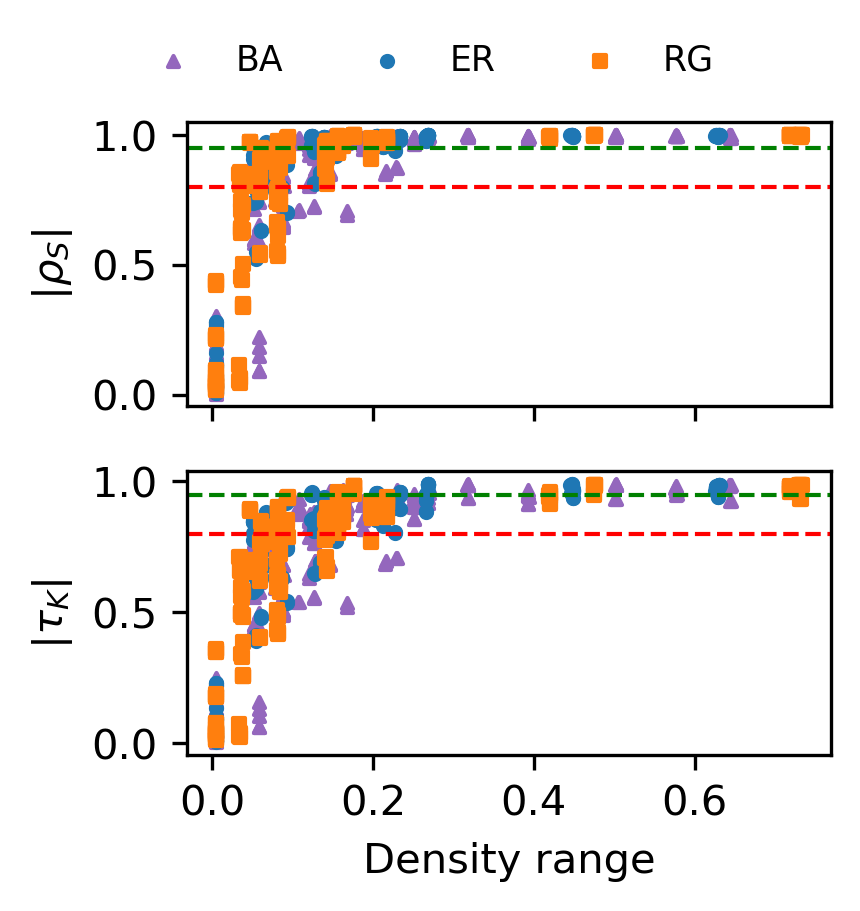
#> input picture density_vs_gramian_spec_dist.png, 860 x 911 px
$ python -i plot_results.py   (imports and definitions only)
#> lines starting #> are read from the running program, lines starting #| are printed output that depends on the picture
import csv
import argparse
import numpy as np
import matplotlib.pyplot as plt
import os
from PIL import Image
import sys


CSV_FILE = "controlled_density_edge_flip_results.csv"

SYSTEM_MATRIX_TYPE_COL_NUM = 3  # 1-based column number for system matrix type
GRAPH_TYPE_COL_NUM = 4  # 1-based column number for graph_type
DENSITY_COL_NUM = 7  # 1-based column number for original graph density
INPUT_MATRIX_TYPE_COL_NUM = 8  # 1-based column number for input matrix type
X_COL_NUM = 12  # 1-based column number for density_delta_from_avg

ALLOWED_SYSTEM_MATRIX_TYPES = {"adjacency", "neg_laplacian"}
ALLOWED_GRAPH_TYPES = {"connected_ER", "connected_RG", "BA"}
ALLOWED_INPUT_MATRIX_TYPES = {
    "identity",
    "all_ones",
    "zfs",
    "zfs_new",
    "zfs_transf",
}


def crop_white_space_in_place(image_path, white_threshold=255):
    """
    Crop white space around the non-white content of a PNG image
    and save it back with the same filename.

    Parameters
    ----------
    image_path : str
        Path to the PNG image.
    white_threshold : int
        Pixel values >= this threshold are treated as white.
        Use 255 for pure white only, or e.g. 245 for near-white.
    """
#> called with image_path = 'density_vs_gramian_spec_dist.png', white_threshold = 255

    img = Image.open(image_path).convert("RGBA")
#> img is the input picture: PIL image 860x911 RGBA; mean R, G, B, A 243, 238.6, 235.8, 255

    # Create a white background image
    white_bg = Image.new("RGBA", img.size, (255, 255, 255, 255))
#> white_bg: PIL image 860x911 RGBA; every value is 255

    # If the image has transparency, composite it over white
    composited = Image.alpha_composite(white_bg, img)

    # Convert to RGB for white detection
    rgb = composited.convert("RGB")

    # Create a mask of non-white pixels
    mask = Image.new("L", rgb.size, 0)
#> mask: PIL image 860x911 L; every value is 0
    pixels = rgb.load()
    mask_pixels = mask.load()

    width, height = rgb.size
#> width = 860; height = 911

    for y in range(height):
        for x in range(width):
            r, g, b = pixels[x, y]

            if (
                r < white_threshold
                or g < white_threshold
                or b < white_threshold
            ):
                mask_pixels[x, y] = 255

    bbox = mask.getbbox()
#> bbox = (31, 45, 834, 882)

    # If the image is completely white, do nothing
    if bbox is None:
        print(f"No non-white pixels found in {image_path}. Image unchanged.")
        return

    cropped = img.crop(bbox)
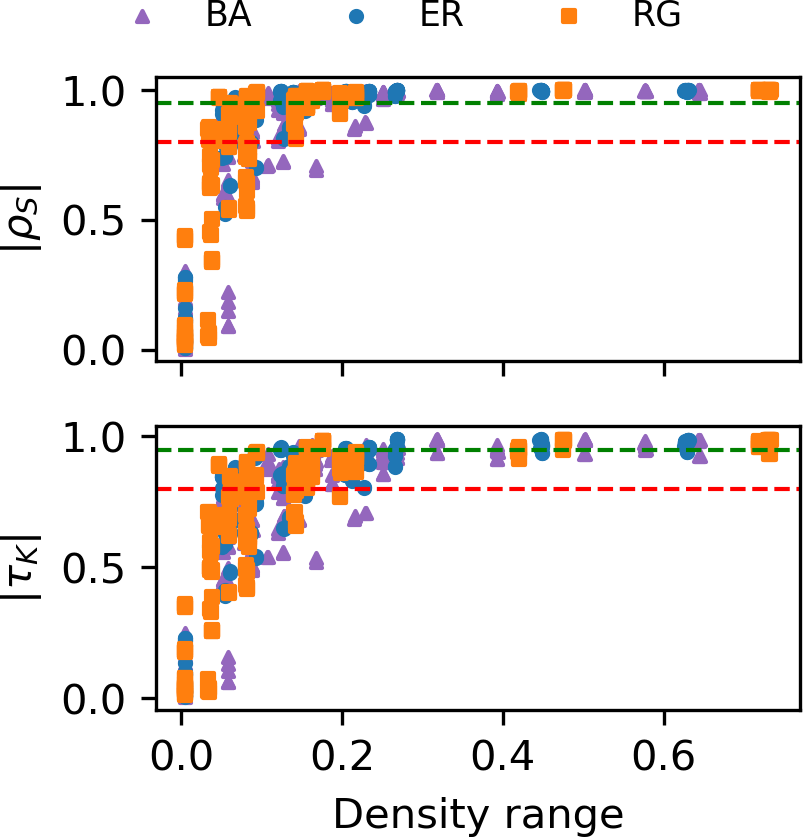
#> cropped: PIL image 803x837 RGBA; mean R, G, B, A 241, 235.9, 232.6, 255
    cropped.save(image_path)

    print(f"Cropped and saved: {image_path}")


# [730 lines left out: functions validate_input_matrix_types, validate_density_range, validate_filter_values, clean_latex_label, build_input_csv_files, extract_column_data and 1 more, not called in this run]


# [180 lines not run here, left out]

>>> result = crop_white_space_in_place('density_vs_gramian_spec_dist.png')
